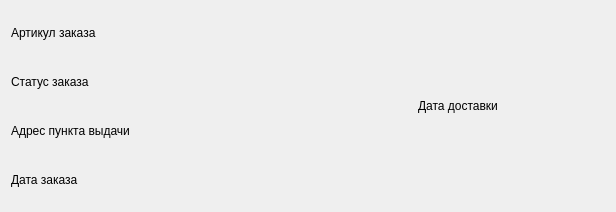
<?xml version="1.0" encoding="UTF-8"?>
<ui version="4.0">
    <class>Form</class>
    <widget class="QWidget" name="Form">
        <property name="geometry">
            <rect>
                <x>0</x>
                <y>0</y>
                <width>616</width>
                <height>212</height>
            </rect>
        </property>
        <property name="windowTitle">
            <string>Form</string>
        </property>
        <layout class="QHBoxLayout" name="horizontalLayout_2">
            <item>
                <layout class="QHBoxLayout" name="horizontalLayout">
                    <item>
                        <layout class="QVBoxLayout" name="verticalLayout">
                            <item>
                                <widget class="QLabel"
                                        name="order_article_label">
                                    <property name="text">
                                        <string>Артикул заказа</string>
                                    </property>
                                </widget>
                            </item>
                            <item>
                                <widget class="QLabel"
                                        name="order_status_label">
                                    <property name="text">
                                        <string>Статус заказа</string>
                                    </property>
                                    <property name="wordWrap">
                                        <bool>true</bool>
                                    </property>
                                </widget>
                            </item>
                            <item>
                                <widget class="QLabel"
                                        name="order_address_label">
                                    <property name="text">
                                        <string>Адрес пункта выдачи</string>
                                    </property>
                                </widget>
                            </item>
                            <item>
                                <widget class="QLabel" name="order_date_label">
                                    <property name="text">
                                        <string>Дата заказа</string>
                                    </property>
                                </widget>
                            </item>
                        </layout>
                    </item>
                    <item>
                        <widget class="QLabel" name="deliver_date_label">
                            <property name="text">
                                <string>Дата доставки</string>
                            </property>
                            <property name="alignment">
                                <set>Qt::AlignCenter</set>
                            </property>
                        </widget>
                    </item>
                </layout>
            </item>
        </layout>
    </widget>
    <resources/>
    <connections/>
</ui>
